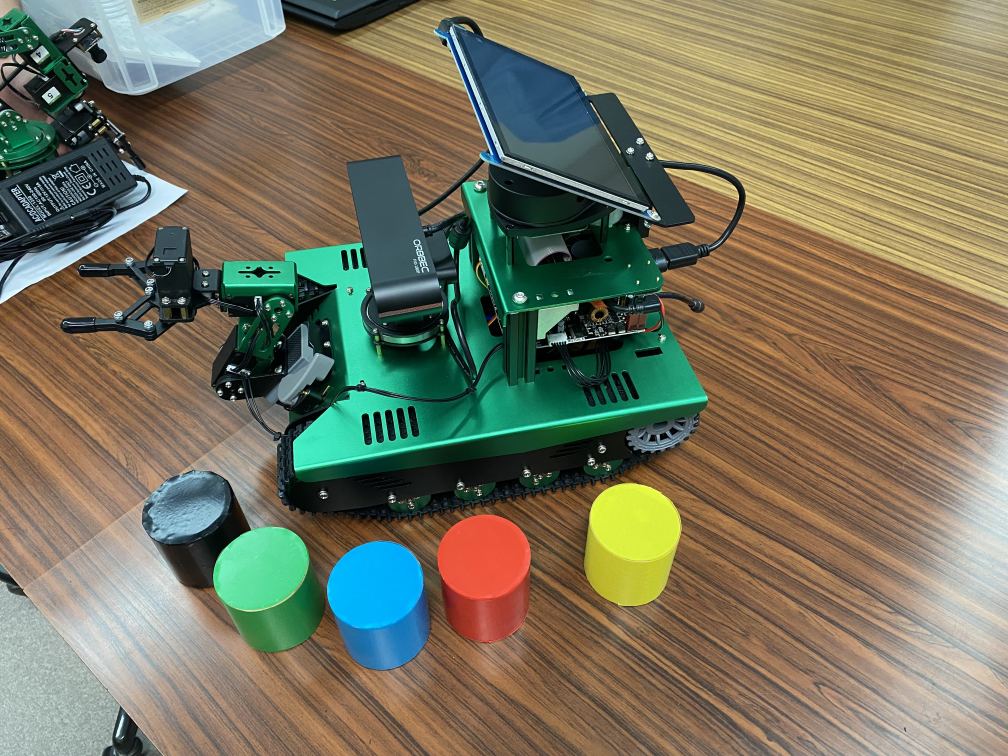
#> input picture open_cv_handson/B_Geometric/yahboom.jpg, 4032 x 3024 px (shown at 1/4 size)
$ jupyter execute 7_perspective.ipynb
#> lines starting #> are read from the running program, lines starting #| are printed output that depends on the picture
# perspective transform(透視変換)
### 透視変換とは
遠近感・奥行きのある3次元の空間を平面に映し出すこと \
アフィン変換での回転・拡大縮小に加えて、好きな四角形にすことができる \
射影変換とも呼ばれる

## warpPerspectiveの使い方・設定
dst = cv2. warpPerspective(src, 変換行列, dsize(出力画像のサイズ)[,flag, [,borderMode[,borderValue]]])

### flag:補間方法
デフォルトは INTER_LINEAR（バイリニア補間）、WARP_INVERSE_MAP の場合は、M が逆変換であることを意味し、ターゲット dst から src への逆変換を実現します。

[cell 1]
import cv2
import numpy as np
import matplotlib.pyplot as plt

img = cv2.imread('yahboom.jpg',1)
#> img is the input picture: shape (3024, 4032, 3); mean B, G, R 95.6, 117.9, 120.2

# 画像サイズの取得
imgInfo = img.shape
#> imgInfo = (3024, 4032, 3)
height = imgInfo[0]
#> height = 3024
width = imgInfo[1]
#> width = 4032

# 視点を設定
matSrc = np.float32([[500,500],[200,400],[0,3000],[width-1,height-1]]) # オリジナルの座標
matDst = np.float32([[600,600], [200,400], [1000,2500], [width-2, height-2]]) # 変換後の座標

# 透視変換行列
matAffine = cv2.getPerspectiveTransform(matSrc, matDst)     # mat 1 src 2 dst

# 透視変換
dst = cv2.warpPerspective(img,matAffine,(width,height))
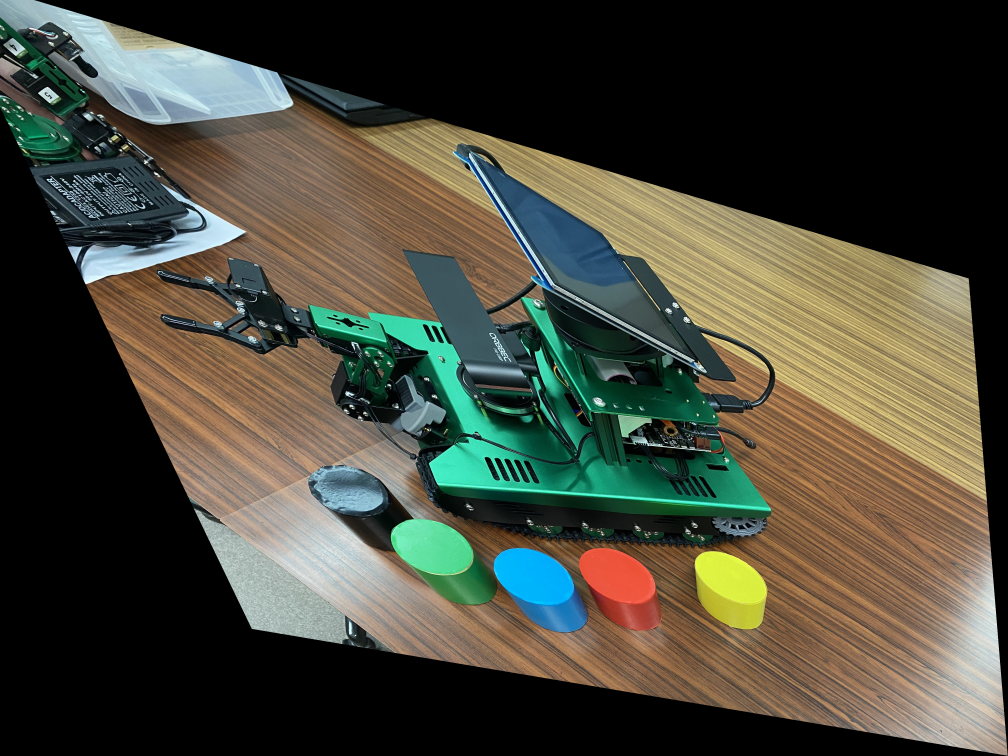
#> dst: shape (3024, 4032, 3) (shown at 1/4 size); mean B, G, R 58.2, 71, 71.2

# 画像の表示
img_bgr2rgb = cv2.cvtColor(dst, cv2.COLOR_BGR2RGB)
plt.imshow(img_bgr2rgb)
plt.show()
